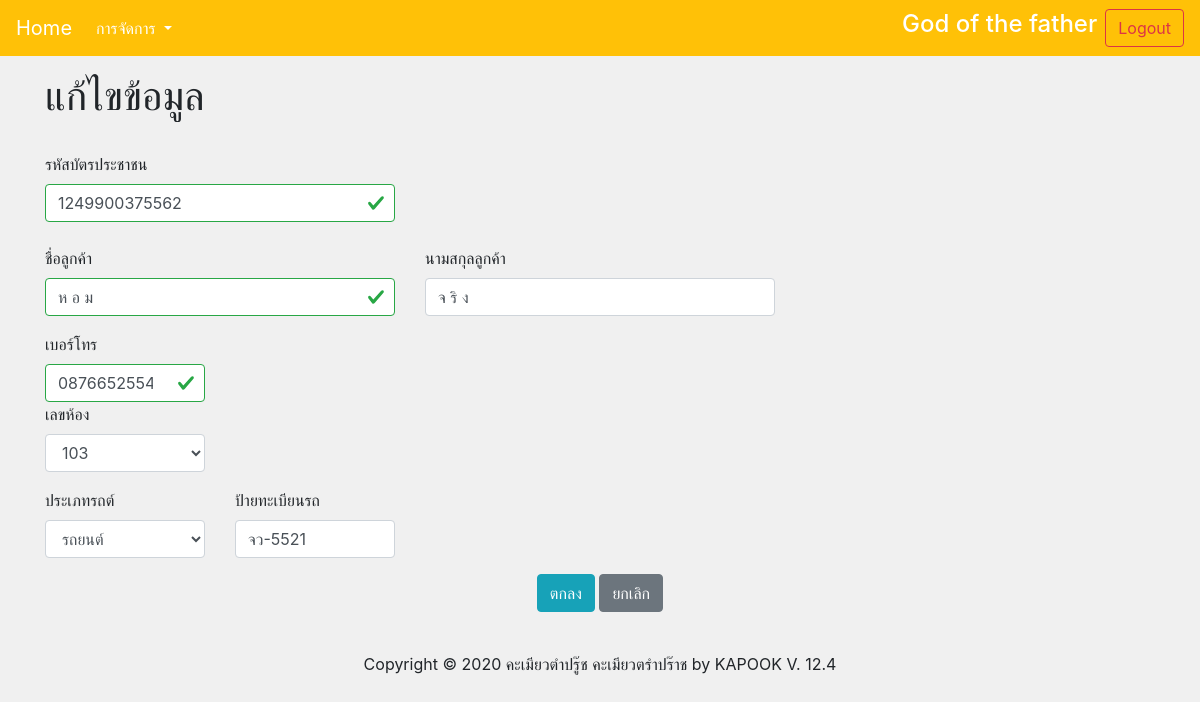
/editMember.php?id_member=27 (signed in), run on the app's committed database.
### tables this page shows
CREATE TABLE `member` (
  `id_member` int(11) NOT NULL,
  `idcard_member` varchar(14) NOT NULL,
  `name_member` varchar(30) NOT NULL,
  `sur_member` varchar(30) NOT NULL,
  `room_member` varchar(5) NOT NULL,
  `vehicle_member` varchar(12) DEFAULT NULL,
  `plate_member` varchar(10) DEFAULT NULL,
  `phone_member` varchar(10) NOT NULL,
  `fristday_member` date DEFAULT NULL
);

### editMember.php (the view, shortened to what this page needs)
<?php
require 'connect.php';
if (!$_SESSION['userid']) {
    echo "<script>";
    echo "alert('ไม่ได้มีการ login เข้ามาอย่างถูกต้อง')";
    echo "</script>";
    Header('Refresh:0; url=index.php');
} else if ($_SESSION['userstatus'] == "user") {
    echo "<script>";
    echo "alert('ไม่มีสิทธิ์ในการใช้งาน\nจะต้องเป็นผู้ใช้ระดับ Admin เท่านั้น')";
    echo "</script>";
    Header('Refresh:0; url=index.php');
} else {
    $name_login = $_SESSION['name'];
    $id_member = $_REQUEST['id_member'];
    $query  = "SELECT * FROM rental.member WHERE id_member=$id_member";
    $result = mysqli_query($connect, $query);
    while ($row = mysqli_fetch_array($result)) {
        $id_card = $row['idcard_member'];
        $name = $row['name_member'];
        $sur = $row['sur_member'];
        $room = $row['room_member'];
        $vehicle = $row['vehicle_member'];
        $plate = $row['plate_member'];
        $phone = $row['phone_member'];
    }
?>
    <html>
    <head>
        <link rel="stylesheet" href="https://maxcdn.bootstrapcdn.com/bootstrap/4.0.0/css/bootstrap.min.css">
        <link rel="stylesheet" href="https://cdnjs.cloudflare.com/ajax/libs/twitter-bootstrap/4.5.2/css/bootstrap.css">
        <link rel="stylesheet" href="https://cdn.datatables.net/1.10.22/css/dataTables.bootstrap4.min.css">
        <link rel="stylesheet" href=" https://cdn.datatables.net/buttons/1.6.4/css/buttons.bootstrap4.min.css">
        <link rel="stylesheet" href="asset/style.css">
    </head>
    <body>
        <div class="sticky-top">
            <nav class="navbar navbar-expand-lg  navbar-light bg-warning">
                <a class="navbar-brand text-white" href="admin.php">Home</a>
                <div class="collapse navbar-collapse" id="navbarSupportedContent">
                    <ul class="navbar-nav mr-auto">
                        <li class="nav-item dropdown">
                            <a class="nav-link dropdown-toggle text-white" href="#" id="navbarDropdown" role="button" data-toggle="dropdown" aria-haspopup="true" aria-expanded="false">
                                การจัดการ
                            </a>
                        </li>
                    </ul>
                    <form class="form-inline my-2 my-lg-0">
                        <h4 class="mr-sm-2 text-white"><?php echo $name_login; ?></h4>
                        <button type="button" class="btn btn-outline-danger" data-toggle="modal" data-target="#exampleModal">
                            Logout
                        </button>
                    </form>
                </div>
            </nav>
        </div>
    <?php } ?>
    <div class="container pt-3">
        <h1>แก้ไขข้อมูล</h1><br>
        <form method="post" action="updateMember.php">
            <div class="form-group">
                <div class="row">
                    <div class="col-4">
                        <label>รหัสบัตรประชาชน</label>
                        <div class="was-validated">
                            <input type="text" class="form-control " name="idcard" id="idcard" value="<?php echo $id_card; ?>" maxlength="13" required>
                        </div>
                    </div>
                </div>
                <br>
                <div class="form-group">
                    <div class="row">
                        <div class="col-4">
                            <label>ชื่อลูกค้า</label>
                            <div class="was-validated">
                                <input type="text" class="form-control" name="name" id="name" value="<?php echo $name; ?>" required>
                            </div>
                        </div>
                        <div class="col-4">
                            <label>นามสกุลลูกค้า</label>
                            <input type="text" class="form-control" name="surname" id="surname" value="<?php echo $sur; ?>" required>
                        </div>
                    </div>
                </div>
                <div class="fomr-group">
                    <div class="row">
                        <div class="col-2">
                            <label>เบอร์โทร</label>
                            <div class="was-validated">
                                <input type="number" class="form-control" name="phone" value="<?php echo $phone; ?>" required>
                            </div>
                        </div>
                    </div>
                </div>
                <div class="form-group">
                    <div class="row">
                        <div class="col-2">
                            <label>เลขห้อง</label>
                            <select class="form-control" name="roomNumber" id="roomNumber">
                                <option value="<?php echo $room; ?>"><?php echo $room ?></option>
                            </select>
                        </div>
                    </div>
                </div>
                <div class="form-group">
                    <div class="row">
                        <div class="col-2">
                            <label>ประเภทรถต์</label>
                            <select name=typeCar id="typeCar" class="form-control">
                                <option value="<?php echo $vehicle; ?>"><?php echo $vehicle; ?></option>
                            </select>
                        </div>
                        <div class="col-2">
                            <label>ป้ายทะเบียนรถ</label>
                            <input type="text" class="form-control" name="plate" id="plate" value="<?php echo $plate; ?>">
                        </div>
                    </div>
                </div>
                <center>
                    <input type="submit" class=" btn btn-info" value="ตกลง">
                    <input type="reset" class="btn btn-secondary" value="ยกเลิก">
                </center>
        </form>
    </div>
    <br>
    <center>Copyright © 2020 คะเมียวตำปรู๊ช คะเมียวตรำปร๊าช by KAPOOK V. 12.4</center><br>
    </body>
    </html>

### asset/style.css (style rules this page uses)
body { background-color: rgb(240, 240, 240); }

### data on the page
member: idcard "1249900375562", name "ห อ ม", surname "จ ริ ง", phone "0876652554", roomNumber "103", typeCar "รถยนต์", plate "จว-5521"

### other printed values
$name_login "God of the father"
